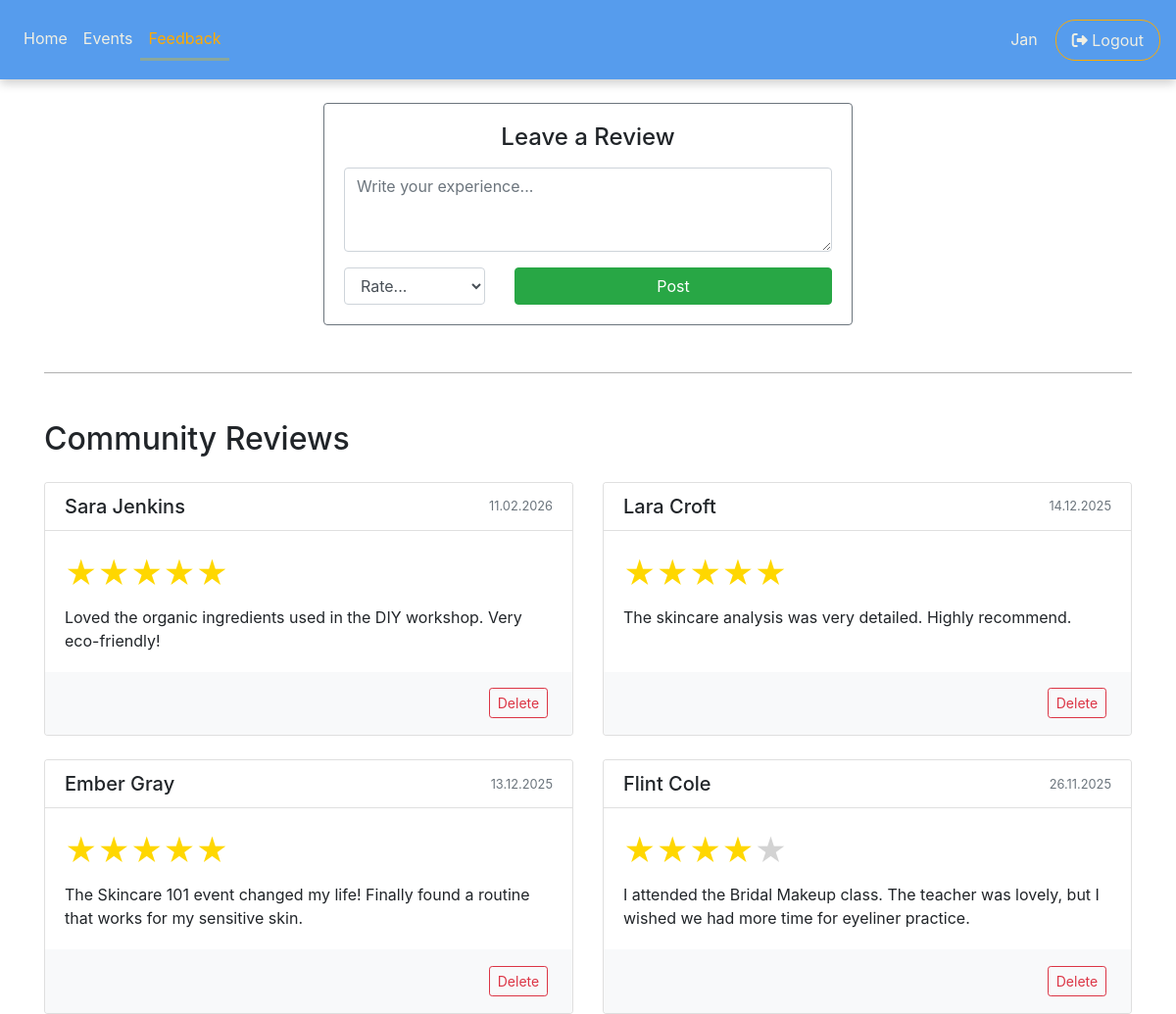
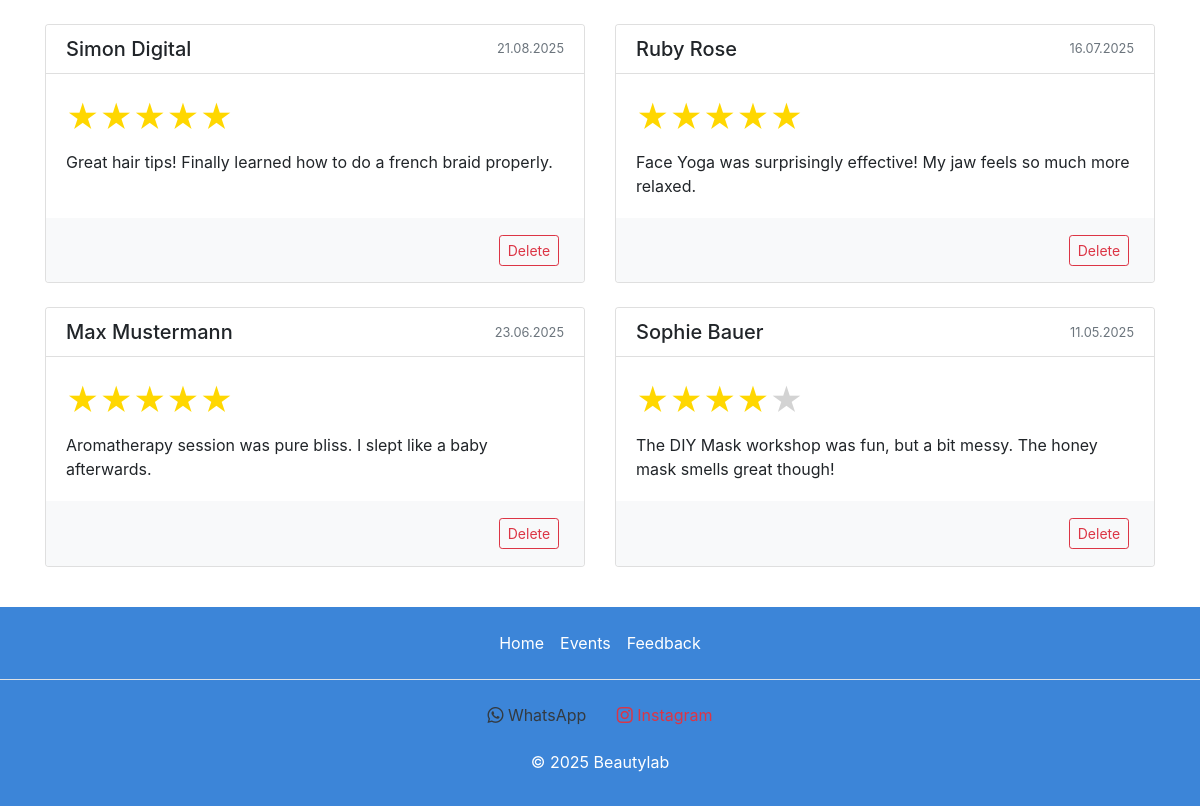
/feedback.php (signed in), run on the app's committed database (2 pictures, top to bottom).
### tables this page shows
CREATE TABLE `reviews` (
  `review_id` int(11) NOT NULL,
  `user_id` int(11) NOT NULL,
  `content` text NOT NULL,
  `created_at` datetime DEFAULT current_timestamp(),
  `rating` int(1) NOT NULL DEFAULT 0
);

CREATE TABLE `users` (
  `user_id` int(11) NOT NULL,
  `username` varchar(50) NOT NULL,
  `first_name` varchar(50) NOT NULL,
  `last_name` varchar(50) NOT NULL,
  `email` varchar(100) NOT NULL,
  `user_password` varchar(255) NOT NULL,
  `user_role` varchar(50) DEFAULT 'user',
  `created_at` timestamp NOT NULL DEFAULT current_timestamp(),
  `image_path` varchar(255) DEFAULT 'profile_pictures/placeholder.jpg'
);

### feedback.php (the view, shortened to what this page needs)
<?php
require 'db_connection.php';
$content = "";
?>
<!DOCTYPE html>
<html lang="en">
<head>
    <?php include "head_links.php" ?>
</head>
<body>
    <?php include 'nav.php' ?>
    <div class="container mt-4">
        <div class="row justify-content-center mb-5">
            <div class="col-12 col-md-8 col-lg-6">
                <div class="card shadow-sm border border-2 border-secondary">
                    <div class="card-body">
                        <h4 class="card-title text-center mb-3">Leave a Review</h4>
                        <?php if (isset($_SESSION['user_id'])): ?>
                            <form action="feedback.php" method="POST">
                                <div class="mb-3">
                                    <textarea name="review_content" class="form-control" rows="3" placeholder="Write your experience..." required><?php echo htmlspecialchars($content); ?></textarea>
                                </div>
                                <div class="row align-items-center">
                                    <div class="col-auto">
                                        <select name="rating" class="form-control" required>
                                            <option value="">Rate...</option>
                                        </select>
                                    </div>
                                    <div class="col text-right">
                                        <button type="submit" name="submit_review" class="btn btn-success w-100">Post</button>
                                    </div>
                                </div>
                            </form>
                        <?php else: ?>
                            <div class="text-center py-3">
                                <p class="text-muted">Please <a href="login.php">login</a> to share your experience.</p>
                            </div>
                        <?php endif; ?>
                    </div>
                </div>
            </div>
        </div>
        <hr class="my-5 hr-dark">
        <div class="feedback-header mb-4">
            <h2>Community Reviews</h2>
        </div>
        <div class="row">
            <?php
            $sql = "SELECT r.review_id, r.user_id, r.content, r.rating, r.created_at, u.first_name, u.last_name, u.user_role
                    FROM reviews r
                    JOIN users u ON r.user_id = u.user_id
                    ORDER BY r.created_at DESC";
            $result = $conn->query($sql);
            if ($result && $result->num_rows > 0):
                while ($row = $result->fetch_assoc()):
            ?>
                    <div class="col-12 col-md-6 mb-4">
                        <div class="card h-100 shadow-sm">
                            <div class="card-header bg-white d-flex justify-content-between align-items-center">
                                <h5 class="card-title m-0">
                                    <?= htmlspecialchars($row['first_name'] . " " . $row['last_name']); ?>
                                </h5>
                                <small class="text-muted">
                                    <?= date('d.m.Y', strtotime($row['created_at'])); ?>
                                </small>
                            </div>
                            <div class="card-body">
                                <div class="mb-2">
                                    <?php
                                    $r_rating = (int)$row['rating'];
                                    for ($i = 0; $i < $r_rating; $i++) echo '<span class="star gold">★</span>';
                                    for ($i = $r_rating; $i < 5; $i++) echo '<span class="star gray">★</span>';
                                    ?>
                                </div>
                                <p class="card-text">
                                    <?= nl2br(htmlspecialchars($row['content'])); ?>
                                </p>
                            </div>
                            <?php
                            if (isset($_SESSION['user_role']) && $_SESSION['user_role'] === 'admin'):
                            ?>
                                <div class="card-footer bg-light border-top-0 text-right">
                                    <form action="delete_review.php" method="POST" class="d-inline">
                                        <button type="submit" class="btn btn-outline-danger btn-sm" onclick="return confirm('Delete this review?');">Delete</button>
                                    </form>
                                </div>
                            <?php endif; ?>
                        </div>
                    </div>
            <?php
                endwhile;
            else:
                echo '<div class="col-12"><p class="text-muted text-center">No reviews yet. Be the first to write one!</p></div>';
            endif;
            ?>
        </div>
    </div>
    <?php include "footer.php" ?>
</body>
</html>

### style.css (style rules this page uses)
.star { font-size: 2rem; }
.gold { color: gold; }
.gray { color: lightgray; }
.card-footer .btn { margin: 0.3rem; }
.hr-dark { border-color: #b0b0b0; border-width: 1px; }
:root { --main-bg-color: #569ced; --dark-bg-color: #3c85d8; --light-text: #F0EFE3; --secondary-sage: #8AA89C; --btn-dark-green: #455c56; --accent-color: #ffaa00; }

### data on the page
reviews: user.last_name "Sara Jenkins", created_at "11.02.2026", rating 5 (drawn), content "Loved the organic ingredients used in the DIY workshop. Very eco-friendly!"
reviews: user.last_name "Lara Croft", created_at "14.12.2025", rating 5 (drawn), content "The skincare analysis was very detailed. Highly recommend."
reviews: user.last_name "Ember Gray", created_at "13.12.2025", rating 5 (drawn), content "The Skincare 101 event changed my life! Finally found a routine that works for my sensitive skin."
reviews: user.last_name "Flint Cole", created_at "26.11.2025", rating 4 (drawn), content "I attended the Bridal Makeup class. The teacher was lovely, but I wished we had more time for eyeliner practice."
reviews: user.last_name "Simon Digital", created_at "21.08.2025", rating 5 (drawn), content "Great hair tips! Finally learned how to do a french braid properly."
reviews: user.last_name "Ruby Rose", created_at "16.07.2025", rating 5 (drawn), content "Face Yoga was surprisingly effective! My jaw feels so much more relaxed."
reviews: user.last_name "Max Mustermann", created_at "23.06.2025", rating 5 (drawn), content "Aromatherapy session was pure bliss. I slept like a baby afterwards."
reviews: user.last_name "Sophie Bauer", created_at "11.05.2025", rating 4 (drawn), content "The DIY Mask workshop was fun, but a bit messy. The honey mask smells great though!"

### other printed values
$_SESSION['first_name'] "Jan"
